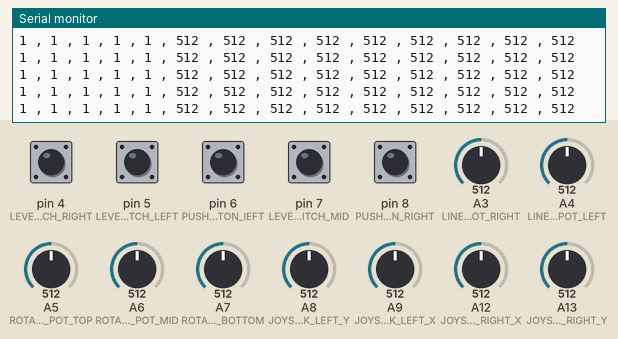
Bench run of a sketch on a simulated Arduino Mega 2560, built with avr-gcc and run on an emulated ATmega2560. Shown: the last lines printed to the serial monitor. The test bench sets the inputs (shaded band); at power-on: pin 4 (LEVER_SWITCH_RIGHT), pin 5 (LEVER_SWITCH_LEFT), pin 6 (PUSH_BUTTON_lEFT), pin 7 (LEVER_SWITCH_MID), pin 8 (PUSH_BUTTON_RIGHT) HIGH, A3 (LINEAR_POT_RIGHT) = 512, A4 (LINEAR_POT_LEFT) = 512, A5 (ROTARY_POT_TOP) = 512, A6 (ROTARY_POT_MID) = 512, A7 (ROTARY_POT_BOTTOM) = 512, A8 (JOYSTICK_LEFT_Y) = 512, A9 (JOYSTICK_LEFT_X) = 512, A12 (JOYSTICK_RIGHT_X) = 512, A13 (JOYSTICK_RIGHT_Y) = 512.

Above: at 1.2 s.
1.3 s: A3 (LINEAR_POT_RIGHT) set to 109
At 1.41 s:
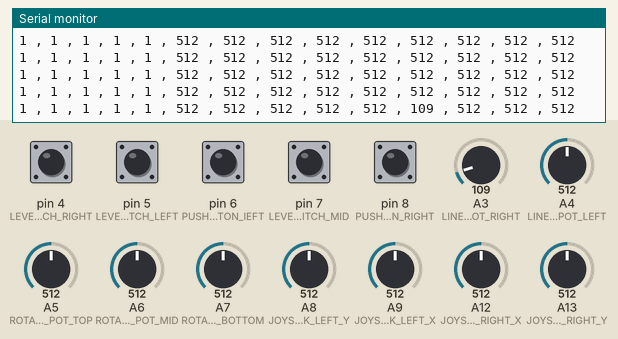
2.8 s: A3 (LINEAR_POT_RIGHT) set to 89
At 2.85 s:
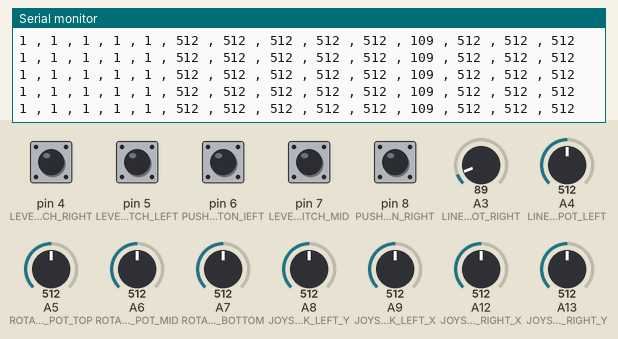
5.8 s: A4 (LINEAR_POT_LEFT) set to 107
At 5.84 s:
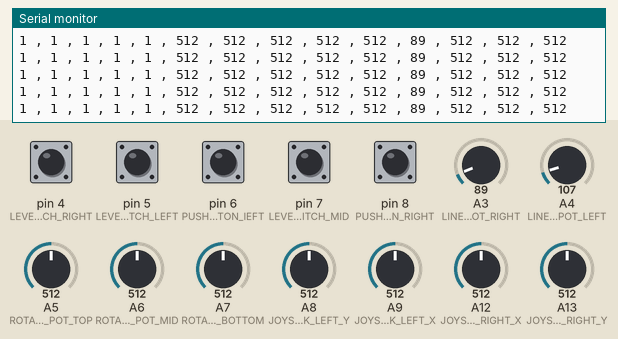
8.8 s: A4 (LINEAR_POT_LEFT) set to 94
At 8.84 s:
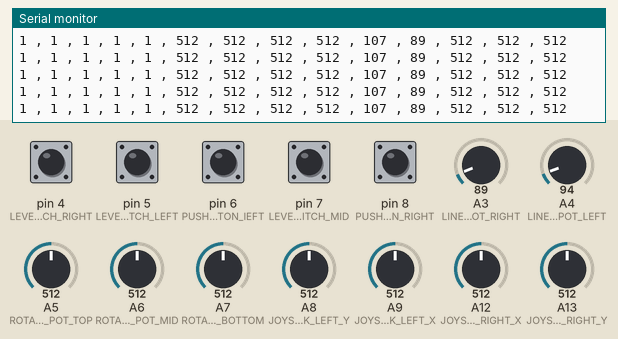
10.3 s: A5 (ROTARY_POT_TOP) set to 105
At 10.32 s:
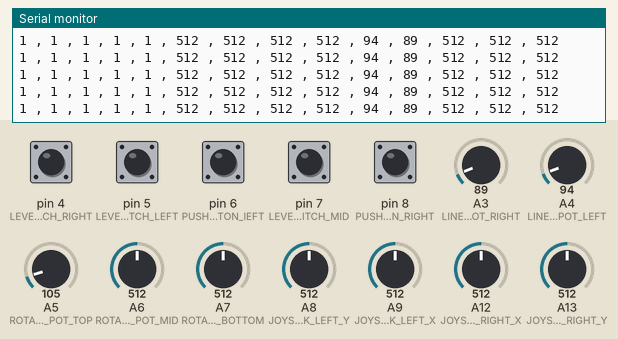
11.8 s: A5 (ROTARY_POT_TOP) set to 93
At 11.87 s:
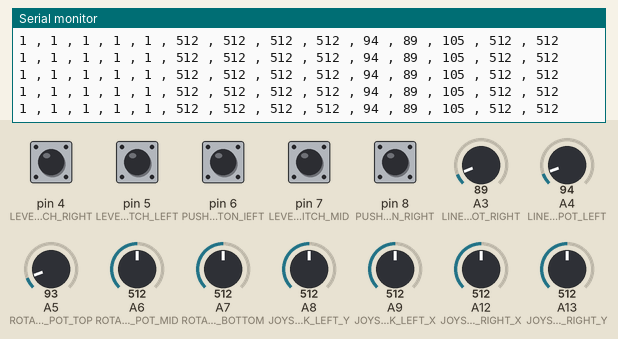

The sketch:

print_inputs.ino
```cpp
// DEFINE PINS

// analog inputs
#define JOYSTICK_LEFT_X   A9
#define JOYSTICK_LEFT_Y   A8
#define JOYSTICK_RIGHT_X  A12
#define JOYSTICK_RIGHT_Y  A13
#define LINEAR_POT_LEFT   A4
#define LINEAR_POT_RIGHT  A3
#define ROTARY_POT_TOP    A5
#define ROTARY_POT_MID    A6
#define ROTARY_POT_BOTTOM A7
// digital inputs
#define LEVER_SWITCH_LEFT  5
#define LEVER_SWITCH_MID   7
#define LEVER_SWITCH_RIGHT 4
#define PUSH_BUTTON_lEFT   6
#define PUSH_BUTTON_RIGHT  8

void setup() {
  Serial.begin(9600);

  pinMode(JOYSTICK_LEFT_X, INPUT);
  pinMode(JOYSTICK_LEFT_Y, INPUT);
  pinMode(JOYSTICK_RIGHT_X, INPUT);
  pinMode(JOYSTICK_RIGHT_Y, INPUT);
  pinMode(LINEAR_POT_LEFT, INPUT);
  pinMode(LINEAR_POT_RIGHT, INPUT);
  pinMode(ROTARY_POT_TOP, INPUT);
  pinMode(ROTARY_POT_MID, INPUT);
  pinMode(ROTARY_POT_BOTTOM, INPUT);

  pinMode(LEVER_SWITCH_LEFT, INPUT_PULLUP);
  pinMode(LEVER_SWITCH_MID, INPUT_PULLUP);
  pinMode(LEVER_SWITCH_RIGHT, INPUT_PULLUP);
  pinMode(PUSH_BUTTON_lEFT, INPUT_PULLUP);
  pinMode(PUSH_BUTTON_RIGHT, INPUT_PULLUP);
}

void loop() {
  delay(50);
  Serial.print(digitalRead(LEVER_SWITCH_LEFT));
  Serial.print(" , ");
  Serial.print(digitalRead(LEVER_SWITCH_MID));
  Serial.print(" , ");
  Serial.print(digitalRead(LEVER_SWITCH_RIGHT));
  Serial.print(" , ");
  Serial.print(digitalRead(PUSH_BUTTON_lEFT));
  Serial.print(" , ");
  Serial.print(digitalRead(PUSH_BUTTON_RIGHT));
  Serial.print(" , ");
  Serial.print(analogRead(JOYSTICK_LEFT_X));
  Serial.print(" , ");
  Serial.print(analogRead(JOYSTICK_LEFT_Y));
  Serial.print(" , ");
  Serial.print(analogRead(JOYSTICK_RIGHT_X));
  Serial.print(" , ");
  Serial.print(analogRead(JOYSTICK_RIGHT_Y));
  Serial.print(" , ");
  Serial.print(analogRead(LINEAR_POT_LEFT));
  Serial.print(" , ");
  Serial.print(analogRead(LINEAR_POT_RIGHT));
  Serial.print(" , ");
  Serial.print(analogRead(ROTARY_POT_TOP));
  Serial.print(" , ");
  Serial.print(analogRead(ROTARY_POT_MID));
  Serial.print(" , ");
  Serial.print(analogRead(ROTARY_POT_BOTTOM));
  Serial.println();
}
```

Measured:
- after the input at 1.3 s, the serial monitor: prints a new line at once (image 1)
